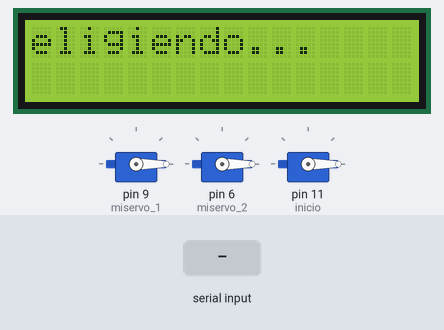
Recording of a sketch running on a simulated Arduino Uno, built with avr-gcc and run on an emulated ATmega328P. Parts: 16×2 character LCD, 3 × servo. The inputs (shaded band) are chosen by the test bench. What the sketch prints to the serial monitor is not drawn.

Above: at 3.3 s.
3.4 s: "1" received over Serial
At 8.1 s:
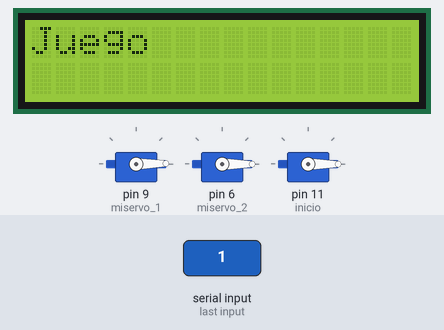
25.4 s: "2" received over Serial
At 25.58 s:
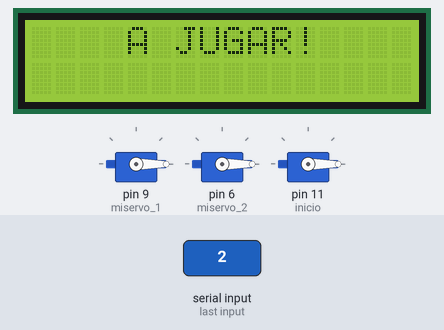
47.4 s: "3" received over Serial
At 48.9 s:
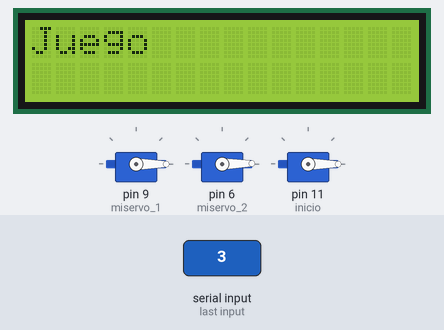
69.4 s: "4" received over Serial
At 69.59 s:
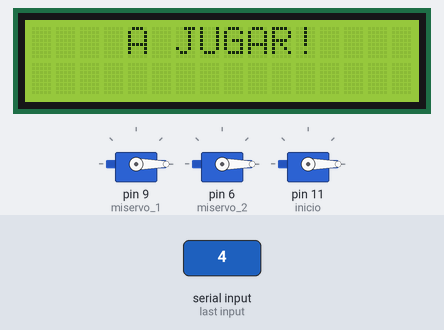
Timing chart, 0 to 72.4 s (numbered marks = the images above; inputs shaded):
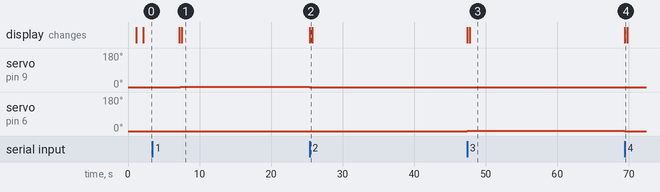

Measured:
- after the input at 3.4 s, servo on pin 9 (miservo_1): 0° → 1° after 3.9 s
- after the input at 25.4 s, servo on pin 9 (miservo_1): 1° → 0° at once; the display: changes at once (image 2)
- after the input at 47.4 s, servo on pin 6 (miservo_2): 0° → 1° at once
- after the input at 69.4 s, servo on pin 6 (miservo_2): 1° → 0° at once; the display: changes at once (image 4)

The sketch:

Esclavo_2.0.ino
```cpp
/*
 *
*/


#include <LiquidCrystal_I2C.h>
#include <TimerOne.h>
#include <Servo.h>


#define incremento 10
#define inicio 11

Servo miservo_1; // servo 1 derecha izquierda
Servo miservo_2; // Servo 2 y 3 hacen lo msimo por que es para estabilizacion
Servo miservo_3; // servo 2 y 3 arriab y atras

LiquidCrystal_I2C lcd(0x3F, 16, 2); //Va conectado al A5 y al A4

volatile int numViajes = 0;
volatile int aceptacion = 0;

volatile int flagRegresion = 0;
volatile int contadorViajes = 0;
volatile int numAnterior = 0;

volatile int activacionJuego = 0; // flag para iniciar el juego
volatile int aleatorio = 0;

volatile int regresion;
volatile int aux = 0;

volatile int grados1 = 0;
volatile int grados2 = 0;
volatile int grados3 = 0;
volatile int state = 0;

volatile int seg = 0;
volatile int mins = 0;
volatile int hs = 0;

volatile int flagFinal = 0;

volatile int indice = 0;
volatile int anular = 0;
volatile int mayor = 0;
volatile int menique = 0;


void cantViajes();
void cuentaRegresiva();
void juego();
void finDelJuego();
void conteoGeneral();

void derecha(); //servo 1 -- 9
void izquierda();
void adelante();
void atras();

void setup()
{
  Serial.begin(9600);

  lcd.init();
  lcd.backlight();
  //Mensaje de bienvenida
  lcd.setCursor(0, 0);
  lcd.print("  Bienvenido a  ");
  lcd.setCursor(0, 1);
  lcd.print("  Super Guanti  ");
  delay(1000);
  lcd.clear();
  lcd.setCursor(0, 0);
  lcd.print("Una creacion de:");
  lcd.setCursor(0, 1);
  lcd.print("     M.A.L.     ");
  delay(1000);

  pinMode(incremento, INPUT);
  pinMode(inicio, INPUT);


  miservo_1.attach(9, 350, 2900);
  miservo_1.write(grados1);

  miservo_2.attach(6, 1000, 2000);
  miservo_2.write(grados2);

  miservo_3.attach(11, 1000, 2000);
  miservo_3.write(grados3);//ESTE TIENE QUE LLEGAR A 30|

  Serial.begin(57600);
}

void loop(){

  if(aceptacion == 0) {

    lcd.clear();
    lcd.setCursor(0, 0);
    lcd.print("Cant de viajes:");

    lcd.clear();
    lcd.setCursor(0, 0);
    lcd.print("eligiendo...");
    delay(5000);
    aceptacion = 1;
  }
  else
  {
    switch (flagRegresion){

      case 0:
        lcd.setCursor(0, 0);
        lcd.print("El juego inicia");
        lcd.setCursor(0, 1);
        lcd.print("     en: ");
        flagRegresion = 1;
      break;
      case 1:

        lcd.setCursor(10, 1);
        lcd.print("cuenta reg");
        flagRegresion = 2;
      break;
      case 2:
        lcd.setCursor(0, 0);
        lcd.print("    A JUGAR!    ");
        lcd.setCursor(0, 1);
        lcd.print("                ");


        if (activacionJuego == 0)
        {
          if (Serial.available() > 0){

          state = Serial.read();
          Serial.write(state);
        }

        if (state == '1'){
          derecha();
          state = 0;
          indice++;
        }
        if (state == '2'){
          izquierda();
          state = 0;
          anular++;
        }
        if (state == '3'){
          adelante();
          state = 0;
          mayor++;
        }
        if (state == '4'){
          atras();
          state = 0;
          menique++;
        }
          lcd.clear(),
          lcd.setCursor(0, 0);
          lcd.print("Juego");


        }
        else{

            lcd.clear();
            lcd.print("fin");
            delay(5000);
          }

        break;
        }
    }
  }


void derecha(){
  grados1++;

  if(grados1 >= 180){
    grados1 = 180;
  }

  miservo_1.write(grados1);
  delay(10);
}
void izquierda(){
  grados1--;

  if(grados1 <= 0){
    grados1 = 0;
  }

  miservo_1.write(grados1);
  delay(10);
}
void adelante(){
  grados2++;

  if(grados2 >= 180){
    grados2 = 180;
  }

  miservo_2.write(grados2);
  delay(10);
}
void atras(){
  grados2--;

  if(grados2 <= 0){
    grados2 = 0;
  }

  miservo_2.write(grados2);
  delay(10);
}
```
